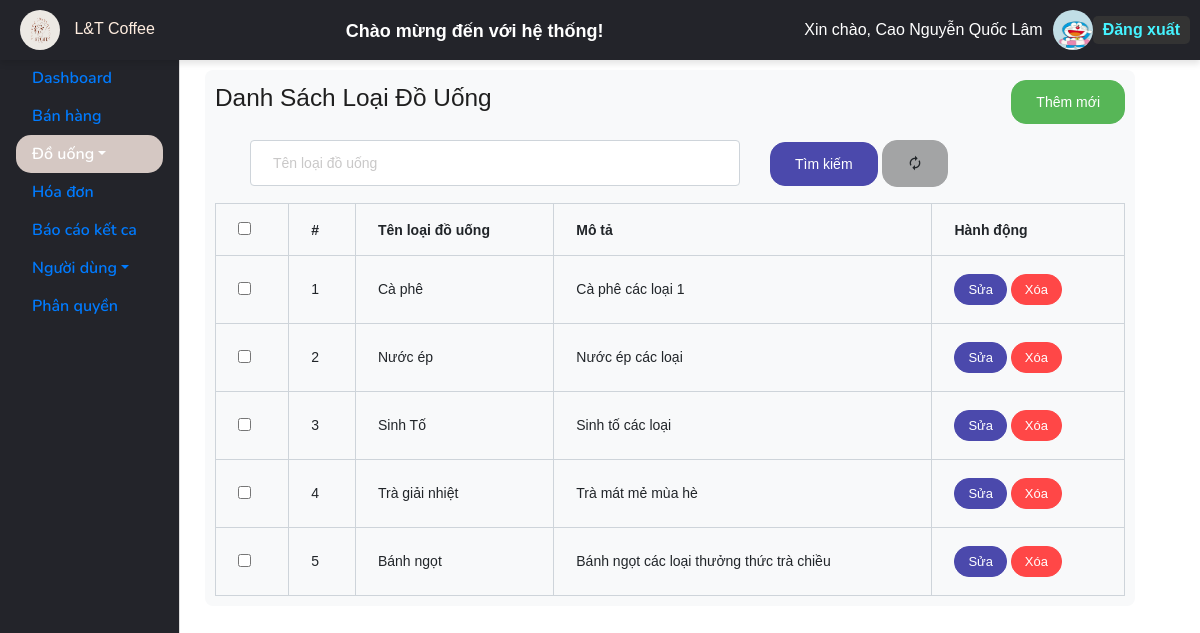
/UI/index_drinkcategories.php (signed in), run on the app's committed database.
### tables this page shows
CREATE TABLE `users` (
  `UserID` int(11) NOT NULL,
  `FullName` varchar(255) DEFAULT NULL,
  `PhoneNumber` varchar(255) DEFAULT NULL,
  `UserImage` varchar(255) DEFAULT NULL,
  `Gender` varchar(255) DEFAULT NULL,
  `Username` varchar(255) DEFAULT NULL,
  `AccountName` varchar(255) DEFAULT NULL,
  `Password` varchar(255) DEFAULT NULL,
  `UserCategoryID` int(11) DEFAULT NULL,
  `Email` varchar(100) NOT NULL,
  `Address` varchar(255) NOT NULL
);

CREATE TABLE `drinkcategories` (
  `DrinkCategoryID` int(11) NOT NULL,
  `DrinkCategoryName` varchar(255) DEFAULT NULL,
  `DrinkCategoryDescription` varchar(255) DEFAULT NULL
);

### UI/index_drinkcategories.php (the view, shortened to what this page needs)
<?php
require_once("includes/session_user.php");
$drinkCategoryName = isset($_GET['drinkCategoryName']) ? $_GET['drinkCategoryName'] : '';
$query = "SELECT * FROM DrinkCategories WHERE DrinkCategoryName LIKE ?";
$stmt = $conn->prepare($query);
$searchTerm = "%" . $drinkCategoryName . "%";
$stmt->bind_param('s', $searchTerm);
$stmt->execute();
$result = $stmt->get_result();
$drinkCategories = $result->fetch_all(MYSQLI_ASSOC);
?>
<!DOCTYPE html>
<html lang="en">
<head>
    <link rel="stylesheet" href="https://stackpath.bootstrapcdn.com/bootstrap/4.5.2/css/bootstrap.min.css">
    <link href="https://cdn.jsdelivr.net/npm/@mdi/font/css/materialdesignicons.min.css" rel="stylesheet">
</head>
<body>
    <?php include("includes/_layoutAdmin.php"); ?>
    <div class="container mt-4">
        <form action="" method="GET" class="form-section">
            <div class="d-flex justify-content-between align-items-center mb-3">
                <h3>Danh Sách Loại Đồ Uống</h3>
                <a href="create_drink_category.php" class="btn btn-success">Thêm mới</a>
            </div>
            <div class="row mb-3">
                <div class="col">
                    <input class="form-control" type="text" name="drinkCategoryName" placeholder="Tên loại đồ uống" value="<?= htmlspecialchars($drinkCategoryName) ?>">
                </div>
                <div class="col">
                    <button type="submit" class="btn btn-primary">Tìm kiếm</button>
                    <a href="index_drinkcategories.php" class="btn btn-secondary ms-2">
                        <i class="mdi mdi-autorenew"></i>
                    </a>
                </div>
            </div>
            <table class="table table-bordered">
                <thead>
                    <tr>
                        <th><input type="checkbox" id="SelectAll"></th>
                        <th>#</th>
                        <th>Tên loại đồ uống</th>
                        <th>Mô tả</th>
                        <th>Hành động</th>
                    </tr>
                </thead>
                <tbody>
                    <?php if (empty($drinkCategories)): ?>
                        <tr>
                            <td colspan="5" class="text-center">Không có dữ liệu</td>
                        </tr>
                    <?php else: ?>
                        <?php foreach ($drinkCategories as $index => $item): ?>
                            <tr data-id="<?= $item['DrinkCategoryID'] ?>">
                                <td><input type="checkbox" class="user-checkbox" data-id="<?= $item['DrinkCategoryID'] ?>"></td>
                                <td><?= $index + 1 ?></td>
                                <td><?= htmlspecialchars($item['DrinkCategoryName']) ?></td>
                                <td><?= htmlspecialchars($item['DrinkCategoryDescription']) ?></td>
                                <td>
                                    <a href="edit_drink_category.php?id=<?= $item['DrinkCategoryID'] ?>" class="btn btn-sm btn-primary">Sửa</a>
                                    <a href="#" class="btn btn-sm btn-danger btnDelete" data-id="<?= $item['DrinkCategoryID'] ?>">Xóa</a>
                                </td>
                            </tr>
                        <?php endforeach; ?>
                    <?php endif; ?>
                </tbody>
            </table>
        </form>
    </div>
</body>
</html>

### UI/includes/_layoutAdmin.php (shortened to what this page needs)
<?php
include("includes/connectSQL.php");
$userID = isset($_COOKIE['UserID']) ? $_COOKIE['UserID'] : null;
$usercategoriesID = null;
if ($userID) {
    $queryCategory = " SELECT users.FullName, users.UserImage, usercategories.UserCategoryName
                        FROM users
                        JOIN usercategories ON users.UsercategoryID = usercategories.UsercategoryID
                        WHERE users.UserID = ?";
    $stmt = $conn->prepare($queryCategory);
    $stmt->bind_param("i", $userID);
    $stmt->execute();
    $resultCategory = $stmt->get_result();
    $userCategory = $resultCategory->fetch_assoc();
    $usercategoriesID = $userCategory['UserCategoryName'];
    $validRoles = ["Quản Lý", "Thu Ngân"];
}
?>
<!DOCTYPE html>
<html lang="en">
<head>
    <link href="https://cdn.jsdelivr.net/npm/bootstrap-icons/font/bootstrap-icons.css" rel="stylesheet">
    <link rel="stylesheet" href="../UI/vendors/feather/feather.css">
    <link rel="stylesheet" href="../UI/vendors/ti-icons/css/themify-icons.css">
    <link rel="stylesheet" href="../UI/vendors/css/vendor.bundle.base.css">
    <link rel="stylesheet" href="../UI/vendors/select2/select2.min.css">
    <link rel="stylesheet" href="../UI/vendors/select2-bootstrap-theme/select2-bootstrap.min.css">
    <link rel="stylesheet" href="../UI/vendors/datatables.net-bs4/dataTables.bootstrap4.css">
    <link rel="stylesheet" href="../UI/css/vertical-layout-light/style.css">
    <link rel="stylesheet" href="https://cdn.jsdelivr.net/npm/sweetalert2@10/dist/sweetalert2.min.css">
</head>
<body>
<div class="sidebar">
    <nav class="nav flex-column">
        <a class="nav-link" href=""></a>
        <?php
            $isActive = basename($_SERVER['PHP_SELF']) == 'index_admin.php' ? 'active' : '';
            if (in_array($usercategoriesID, ["Quản Lý"])): ?>
            <a class="nav-link <?= $isActive ?>" href="index_admin.php" >Dashboard</a>
        <?php endif; ?>
        <?php
            $isActive = basename($_SERVER['PHP_SELF']) == 'dashboard.php' ? 'active' : '';
            if (in_array(strtolower($usercategoriesID), array_map('strtolower', $validRoles))): ?>
            <a class="nav-link <?= $isActive ?>" href="dashboard.php">Bán hàng</a>
        <?php endif; ?>
        <?php
            $isActive = basename($_SERVER['PHP_SELF']) == 'index_drink.php' || basename($_SERVER['PHP_SELF']) == 'index_drinkcategories.php' ? 'active' : '';
            if (in_array($usercategoriesID, ["Quản Lý"])): ?>
            <a class="nav-link dropdown-toggle <?= $isActive ?>" id="drinkDropdown" role="button" data-bs-toggle="dropdown" aria-expanded="false">Đồ uống</a>
        <?php endif; ?>
        <?php
            $isActive = basename($_SERVER['PHP_SELF']) == 'index_bills.php' ? 'active' : '';
            if (in_array(strtolower($usercategoriesID), array_map('strtolower', $validRoles))): ?>
            <a class="nav-link <?= $isActive ?>" href="index_bills.php">Hóa đơn</a>
        <?php endif; ?>
        <?php
            $isActive = basename($_SERVER['PHP_SELF']) == 'danhsach.php' ? 'active' : '';
            if (in_array($usercategoriesID, ["Quản Lý"])): ?>
            <a class="nav-link <?= $isActive ?>" href="danhsach.php">Báo cáo kết ca</a>
            <a class="nav-link dropdown-toggle" <?= $isActive ?>id="userDropdown" role="button" data-bs-toggle="dropdown" aria-expanded="false">Người dùng</a>
            <a class="nav-link" href="index_authorizations.php">Phân quyền</a>
        <?php endif; ?>
    </nav>
</div>
<div class="main-header">
    <?php if ($userID): ?>
        <div class="user-info">
            <div class="logo">
                <img src="images/lt.jpg" alt="logo" class="logo-image">
                <span class="brand-name" style="color: #FFEDDF;">L&T Coffee</span>
            </div>
            <h4 class="welcome-message" id="welcomeMessage">Chào mừng đến với hệ thống!</h4>
            <span>Xin chào, <?= htmlspecialchars($userCategory['FullName']) ?></span>
            <a href="profile.php">
                <img src="images/users/<?= !empty($userCategory['UserImage']) ? htmlspecialchars($userCategory['UserImage']) : 'avatar.jpg' ?>" alt="profile">
            </a>
            <a class="logout-btn" href="login.php">Đăng xuất</a>
        </div>
    <?php endif; ?>
</div>
</body>
</html>

### UI/index_drinkcategories.php (style rules this page uses)
.container { max-width: 900px; margin-top: 20px; }
.form-section { width: 100%; padding: 10px; margin: 70px; background-color: #f8f9fa; border-radius: 8px; }
.btnDelete { cursor: pointer; }

### UI/includes/_layoutAdmin.php (style rules this page uses)
body { font-family: Arial, sans-serif; margin: 0; padding: 0; overflow-x: hidden; }
.sidebar { position: fixed; top: 0; left: 0; height: 100vh; width: 180px; background-color: #23242a; border-right: 1px solid #ddd; padding-top: 20px; z-index: 1000; }
.main-header { position: fixed; top: 0; left: 0; width: 100%; background-color: #23242a; color: white; padding: 10px; z-index: 1050; box-shadow: 0 4px 6px rgba(0, 0, 0, 0.1); }
.user-info { display: flex; justify-content: space-between; align-items: center; width: 100%; }
.user-info h4 { flex: 1; text-align: center; }
.user-info span, .user-info img { margin-left: 10px; }
.user-info img { width: 40px; height: 40px; border-radius: 50%; }
.logout-btn { color: #45f3ff; text-decoration: none; font-weight: bold; padding: 5px 10px; background-color: #333; border-radius: 5px; }
.nav-link.active { background-color: #D5C8C3; color: white; border-radius: 15px; }
.welcome-message { font-weight: bold; color: white; text-align: center; margin-top: 10px; display: inline-block; animation: fadeIn 1s ease-in-out forwards; }

### data on the page
users: FullName "Cao Nguyễn Quốc Lâm", UserImage (picture)
drinkcategories: DrinkCategoryName "Cà phê", DrinkCategoryDescription "Cà phê các loại 1"
drinkcategories: DrinkCategoryName "Nước ép", DrinkCategoryDescription "Nước ép các loại"
drinkcategories: DrinkCategoryName "Sinh Tố", DrinkCategoryDescription "Sinh tố các loại"
drinkcategories: DrinkCategoryName "Trà giải nhiệt", DrinkCategoryDescription "Trà mát mẻ mùa hè"
drinkcategories: DrinkCategoryName "Bánh ngọt", DrinkCategoryDescription "Bánh ngọt các loại thưởng thức trà chiều"
